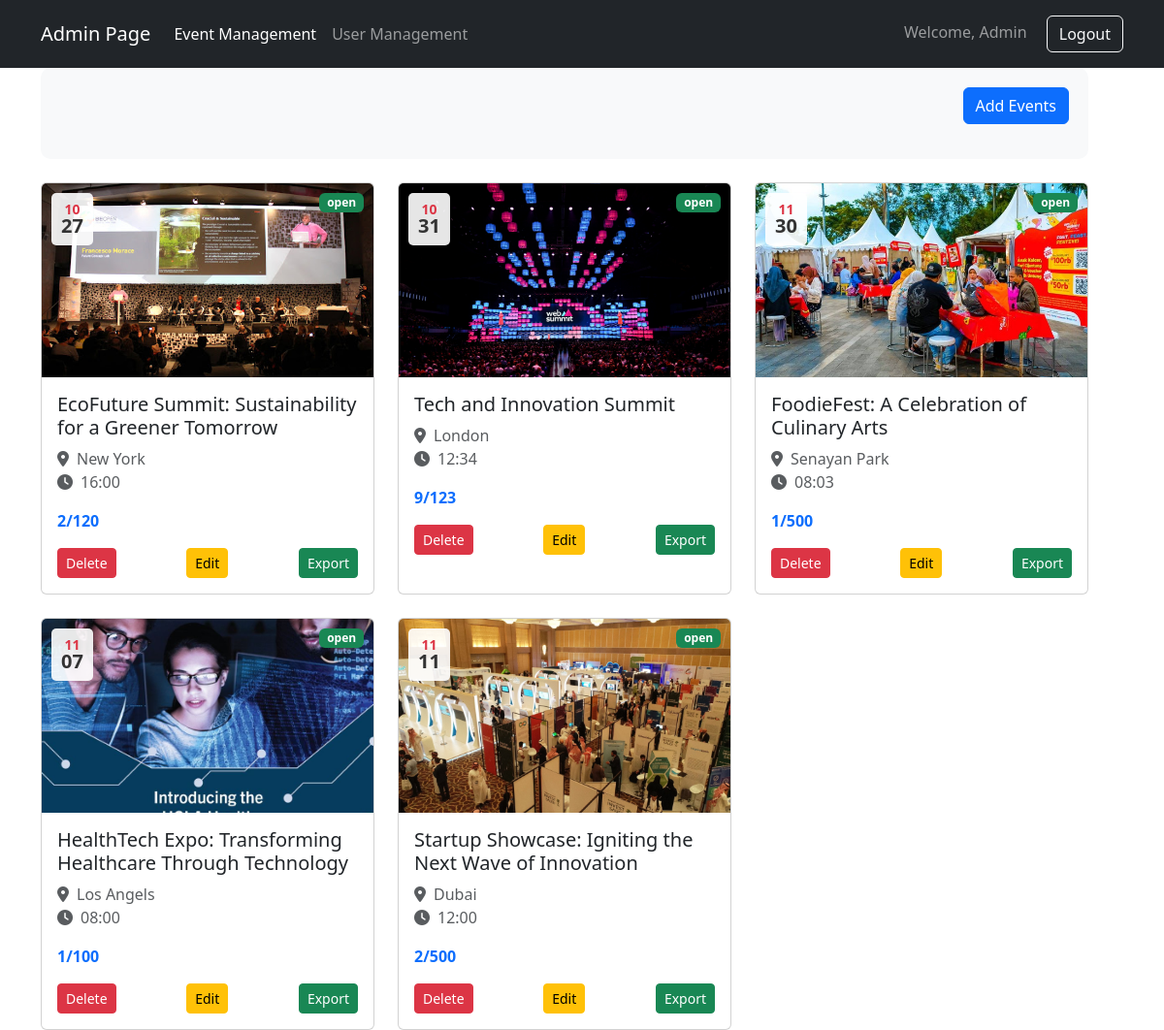
The page /event-manage.php (signed in) on the database as committed earlier.
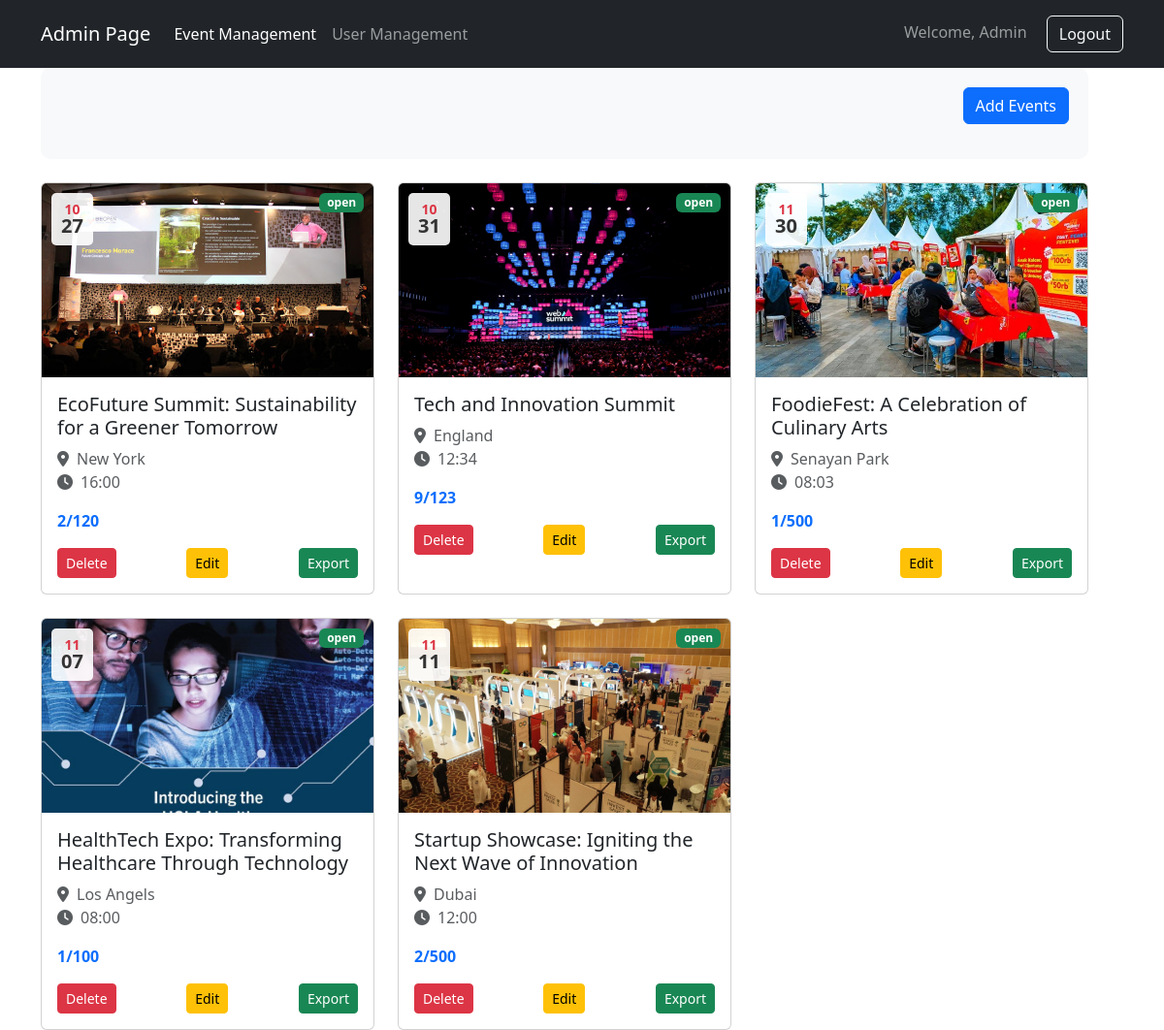
The same page on the database as committed later.
### tables this page shows
CREATE TABLE `events` (
  `event_id` varchar(5) NOT NULL,
  `event_name` varchar(150) NOT NULL,
  `event_status` varchar(50) NOT NULL,
  `event_date` date NOT NULL,
  `event_time` time NOT NULL,
  `location` varchar(200) NOT NULL,
  `description` varchar(200) DEFAULT NULL,
  `curr_participants` int(11) NOT NULL,
  `max_participants` int(11) DEFAULT NULL,
  `banner_name` varchar(70) NOT NULL,
  `banner_url` varchar(200) DEFAULT NULL
);

### event-manage.php (the view, shortened to what this page needs)
<?php
    require_once'connection.php';
    $sql = "SELECT * FROM events";
    $stmt = $connection->prepare($sql);
    $stmt->execute();
    ?>
<html lang="en">
<head>
    <link href="https://cdn.jsdelivr.net/npm/bootstrap@5.3.0/dist/css/bootstrap.min.css" rel="stylesheet">
    <link rel="stylesheet" href="https://cdnjs.cloudflare.com/ajax/libs/font-awesome/6.4.0/css/all.min.css">
</head>
<body>
   <nav class="navbar navbar-expand-lg navbar-dark bg-dark">
        <div class="container">
            <a class="navbar-brand" href="event-manage.php">Admin Page</a>
            <div class="collapse navbar-collapse" id="navbarNav">
                <ul class="navbar-nav me-auto">
                    <li class="nav-item">
                        <a class="nav-link active" href="event-manage.php">Event Management</a>
                    </li>
                    <li class="nav-item">
                        <a class="nav-link" href="User-manage.php">User Management</a>
                    </li>
                </ul>
                <span class="navbar-text">
                    Welcome, <span id="userName">Admin</span>
                    <button class="btn btn-outline-light ms-3" onclick="logout()">Logout</button>
                </span>
            </div>
        </div>
    </nav>
    <div class="container pe-5">
        <div class="search-container mb-4">
            <div class="d-flex justify-content-end">
                <div class="pb-3 align-items-center">
                    <button class="btn btn-primary btn-md" onclick="addEvents()">Add Events</button>
                </div>
            </div>
        </div>
        <div class="row g-4" id="eventsContainer">
            <?php
            while($Events = $stmt->fetch(PDO::FETCH_ASSOC)){
                $idx = (int) substr($Events['event_id'], 1);
                $ymd = explode('-',$Events['event_date']);
                $month = $ymd[1];
                $date = $ymd[2];
                $CompleteTime = explode(':',$Events['event_time']);
                $eventTime = $CompleteTime[0].':'.$CompleteTime[1];
                $badgeClass = 'bg-primary';
                if ($Events['event_status'] === 'open') {
                    $badgeClass = 'bg-success';
                } elseif ($Events['event_status'] === 'cancelled') {
                    $badgeClass = 'bg-warning';
                } elseif ($Events['event_status'] === 'closed') {
                    $badgeClass = 'bg-danger';
                }
                ?>
                <div class="col-md-4">
                <div class="card event-card">
                    <div class="date-badge">
                        <div class="month"><?= htmlspecialchars($month) ?></div>
                        <div class="day"><?= htmlspecialchars($date) ?></div>
                    </div>
                    <img src=<?= 'banner/'.htmlspecialchars($Events['banner_url']) ?> class="card-img-top" alt=<?= $Events['banner_name'] ?>>
                    <span class="category-badge badge <?= $badgeClass ?>"><?= htmlspecialchars( $Events['event_status']) ?></span>
                    <div class="card-body">
                        <h5 class="card-title"><?= htmlspecialchars( $Events['event_name']) ?></h5>
                        <p class="card-text text-muted">
                            <i class="fas fa-map-marker-alt me-2"></i><?= htmlspecialchars($Events['location']) ?><br>
                            <i class="fas fa-clock me-2"></i><?= htmlspecialchars($eventTime) ?>
                        </p>
                        <div class="d-flex justify-content-between align-items-center">
                            <span class="text-primary fw-bold"><?= htmlspecialchars($Events['curr_participants']).'/'. htmlspecialchars($Events['max_participants']) ?></span>
                        </div>
                        <div class="d-flex justify-content-between align-items-center mt-3">
                            <button class="btn btn-danger btn-sm" onclick="confirmDelete(<?= $idx ?>)">Delete</button>
                            <button class="btn btn-warning btn-sm" onclick="updateEvent(<?= $idx ?>)">Edit</button>
                            <form action="event-export.php" class="m-0" method="POST">
                                <input type="submit" class="btn btn-success btn-sm" value="Export">
                            </form>
                        </div>
                    </div>
                </div>
            </div>
            <?php
            }
            ?>
        </div>
    </div>
</body>
</html>

### event-manage.php (style rules this page uses)
.event-card { transition: transform 0.3s ease-in-out; cursor: pointer; height: 100%; }
.card-img-top { height: 200px; object-fit: cover; }
.category-badge { position: absolute; top: 10px; right: 10px; }
.date-badge { position: absolute; top: 10px; left: 10px; background: rgba(255, 255, 255, 0.9); padding: 10px; border-radius: 5px; text-align: center; line-height: 1; }
.date-badge .month { font-size: 14px; font-weight: bold; color: #dc3545; }
.date-badge .day { font-size: 20px; font-weight: bold; color: #333; }
.search-container { background-color: #f8f9fa; padding: 20px; border-radius: 10px; margin-bottom: 30px; }

Rows that differ between the two databases and show on the page:
changed events "Tech and Innovation Summit": location "London" → "England"
